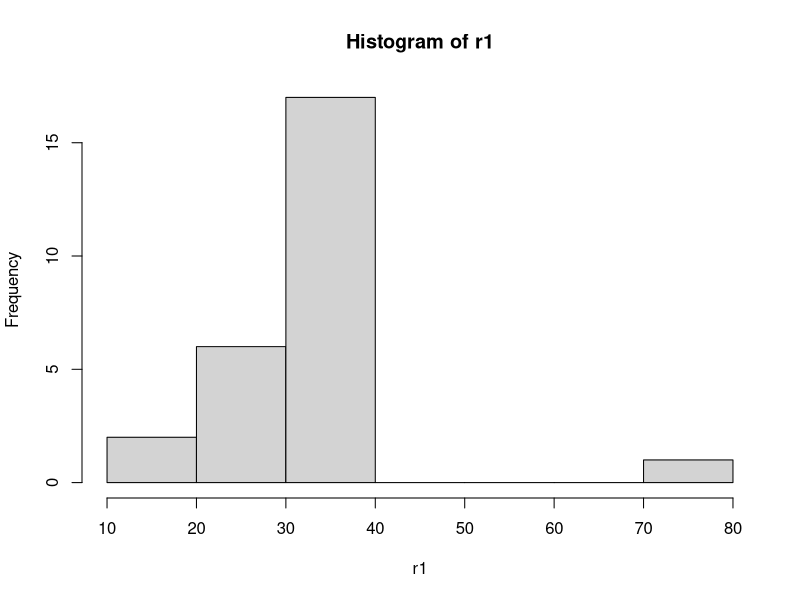

This chart was generated by the following R code:
x <- c(1,2,3,4,5,5,7,8,8,8)
table(x)
sort(table(x),decr=T)
names(sort(table(x),decr=T))[1]
x1 <- c(10,20,30,40,50)
x2 <- rep(x1,c(2,4,5,6,7))
x2
x3 <- c(x2[1:12],c(25,35),x2[13:24])
x3
mean(x3)
table(x3)
marks = c(15,25,34,32,78)
students <- c(2,6,8,9,1)
ms = marks*students
ms
msm = sum(ms)/sum(students)
msm
r1 <- rep(marks,students)
r1
mean(r1)
table(r1)
hist(r1)
set.seed(98)
d1 <- runif(10,10,80)
d1
set.seed(98)
d2 <- runif(10,10,80)
d2
brk = seq(0,100,10)
brk
mcut = cut(d1,brk)
mcut
table(mcut)
d1
d2[c(1,10)] <- c(0,100)
d2
mcut1 <- cut(d2,brk)# doesnot include 0
mcut1
table(mcut1,useNA='ifany')
mcut2 <- cut(d2,brk,include.lowest = T)
mcut2
table(mcut2)
set.seed(35)
d3 <- ceiling(rnorm(10,70,25))
d3
range(d3)
brk1 <- seq(50,160,10)
brk1
d3cut <- cut(d3,brk1)
d3cut
table(d3cut)
d3[c(1,10)] <- c(45,168)
d3
d3cut1 <- cut(d3,brk1)# gives 2 NA for 45 & 168 since brk1 is defined from 50 to 160
d3cut1
d3cut2 <- cut(d3,brk1,include.lowest=T)# same as above
d3cut2
brk2 <- seq(40,180,20)
brk2
d3cut3 <- cut(d3,brk2)
d3cut3
table(d3cut3)
length(d3cut3)
d3cut4 <- cut(d3,brk2,labels = letters[1:length(brk2)-1])
d3cut4
d3
